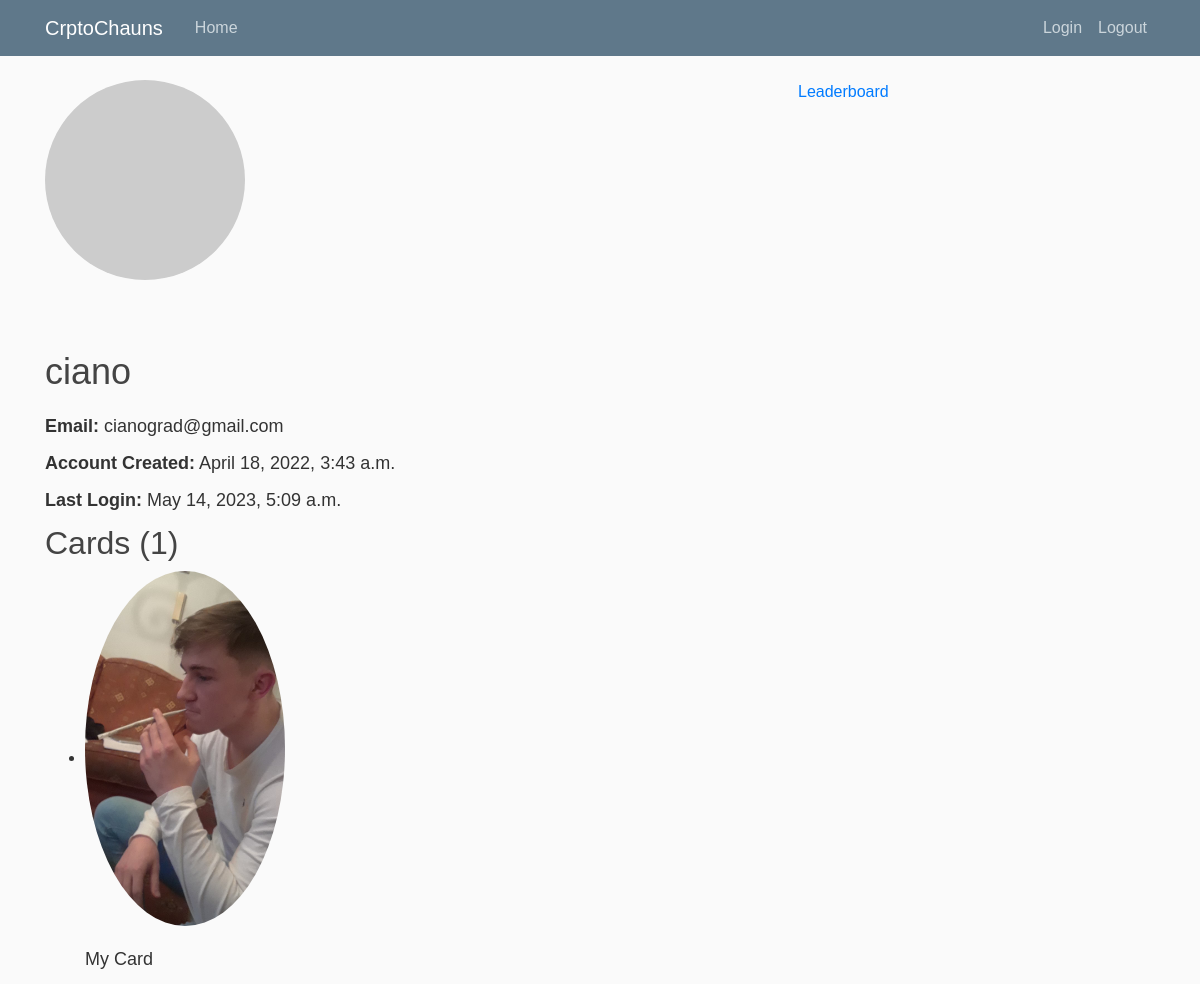
Page /craiclounge/profile/ (signed in) on the committed database.
### cryptocons/models.py (models this page shows)
class Cards(models.Model):
    id = models.AutoField(primary_key=True)
    card_name = models.CharField(max_length=100)
    qr_code = models.CharField(max_length=100)
    image_location = models.ImageField(upload_to='cards/')
    created_date = models.DateTimeField(auto_now_add=True)
    owner = models.ForeignKey(settings.AUTH_USER_MODEL, on_delete=models.CASCADE,default=1)

### cryptocons/views.py (the view)
# urls.py: path('craiclounge/profile/', views.profile, name='profile'),
@login_required(login_url='login_url')
def profile(request):
	from django.shortcuts import render
	from django.contrib.auth.decorators import login_required
	from django.contrib.auth.models import User
	from cryptocons.models import Cards
	current_user = request.user
	cards = Cards.objects.filter(owner=current_user)
	card_count = cards.count()
	profile_info = {
	'username': current_user.username,
	'email': current_user.email,
	'date_joined': current_user.date_joined,
	'last_login': current_user.last_login,
	'card_count': card_count
	}
	context = {'profile_info':profile_info,'cards':cards}
	return render(request, 'cryptocons/profile.html', context)

### cryptocons/templates/cryptocons/profile.html (shortened to what this page needs)
{% extends 'cryptocons/base.html'%}
{% load crispy_forms_tags%}
{%block content%}
<!DOCTYPE html>
<html>
<head>
</head>
<body>
    <img src="https://via.placeholder.com/200x200" alt="Profile Picture">
    <h1>{{ profile_info.username }}</h1>
    <p><strong>Email:</strong> {{ profile_info.email }}</p>
    <p><strong>Account Created:</strong> {{ profile_info.date_joined }}</p>
    <p><strong>Last Login:</strong> {{ profile_info.last_login }}</p>
	{% if cards %}
  <h2>Cards ({{ profile_info.card_count }})</h2>
  <ul>
    {% for card in cards %}
      <li>
        <img src="{{ card.image_location.url }}" alt="{{ card.card_name }}">
        <p>{{ card.card_name }}</p>
      </li>
    {% endfor %}
  </ul>
{% else %}
  <p>No cards found.</p>
{% endif %}
</div>
<a class="ml-2" href="{% url 'leaderboard' %}"> Leaderboard</a>
{%endblock%}

### cryptocons/templates/cryptocons/base.html (shortened to what this page needs)
{% load static %}
<!DOCTYPE html>
<html>
    <head>
        <link rel="stylesheet" href="https://cdn.jsdelivr.net/npm/bootstrap@4.0.0/dist/css/bootstrap.min.css">
        <link rel="stylesheet" type="text/css" href="{% static 'main.css' %}"/>
        <link rel="stylesheet" href="">
    </head>
    <body>
        <header class="site-header">
            <nav class="navbar navbar-expand-md navbar-dark bg-steel fixed-top">
              <div class="container">
                <a class="navbar-brand mr-4" href="{% url 'homepage' %}">CrptoChauns</a>
                <div class="collapse navbar-collapse" id="navbarToggle">
                  <div class="navbar-nav mr-auto">
                    <a class="nav-item nav-link" href="{% url 'homepage' %}">Home</a>
                  </div>
                  <div class="navbar-nav">
                    <a class="nav-item nav-link" href="{% url 'login_url'%}">Login</a>
                  <div class="navbar-nav">
                        {% if user.is_authenticated %}
                          <a <a class="nav-item nav-link" href="{% url 'logout_url' %}">Logout</a>
                        {% endif %}
                  </div>
                </div>
              </div>
            </nav>
          </header>
        <div class="navbar-nav">
        <main role="main" class="container">
            <div class="row">
              <div class="col-md-8">
                {% block content %}{% endblock %}
              </div>
            </div>
    </body>
</html>

### cryptocons/static/css/main.css (style rules this page uses)
body { background: #fafafa; color: #333333; margin-top: 5rem; }
h1, h2, h3, h4, h5, h6 { color: #444444; }
ul { margin: 0; }
.bg-steel { background-color: #5f788a; }
.site-header .navbar-nav .nav-link { color: #cbd5db; }

### cryptocons/templates/cryptocons/profile.html (style rules this page uses)
body { font-family: Arial, sans-serif; }
h1 { font-size: 36px; margin-top: 50px; margin-bottom: 20px; }
img { max-width: 200px; border-radius: 50%; margin-bottom: 20px; }
p { font-size: 18px; line-height: 1.5; margin-bottom: 10px; }

### rows in the picture
Cards: image_location (picture), card_name "My Card"

### other values in the picture
{{ profile_info.username }} "ciano"
{{ profile_info.email }} "cianograd@gmail.com"
{{ profile_info.date_joined }} "April 18, 2022, 3:43 a.m."
{{ profile_info.last_login }} "May 14, 2023, 5:09 a.m."
{{ profile_info.card_count }} "1"
